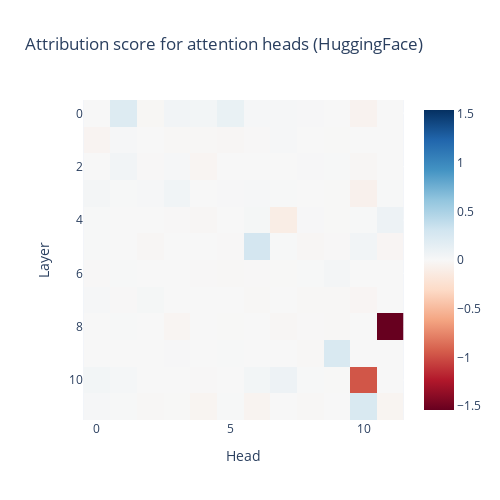

Write notebook code for a chart like this one.
### Code cell
px.imshow(attribution_score_hf.detach().numpy(), title="Attribution score for attention heads (HuggingFace)", labels={"x": "Head", "y": "Layer"}, width=500, height=500, color_continuous_midpoint=0.0, color_continuous_scale="RdBu")

### Figure 1 — Plotly figure (JSON) as saved in the notebook; plotly's stock layout.template omitted (floating-point values rounded to 4 significant figures; data arrays with more than 128 entries replaced by an {"elided": "..."} marker saying what was removed)
{"data": [{"coloraxis": "coloraxis", "hovertemplate": "Head: %{x}<br>Layer: %{y}<br>color: %{z}<extra></extra>", "name": "0", "type": "heatmap", "xaxis": "x", "yaxis": "y", "z": {"elided": "12x12 float values"}}], "layout": {"coloraxis": {"cmid": 0, "colorscale": [[0, "rgb(103,0,31)"], [0.1, "rgb(178,24,43)"], [0.2, "rgb(214,96,77)"], [0.3, "rgb(244,165,130)"], [0.4, "rgb(253,219,199)"], [0.5, "rgb(247,247,247)"], [0.6, "rgb(209,229,240)"], [0.7, "rgb(146,197,222)"], [0.8, "rgb(67,147,195)"], [0.9, "rgb(33,102,172)"], [1, "rgb(5,48,97)"]]}, "height": 500, "title": {"text": "Attribution score for attention heads (HuggingFace)"}, "width": 500, "xaxis": {"anchor": "y", "constrain": "domain", "domain": [0, 1], "scaleanchor": "y", "title": {"text": "Head"}}, "yaxis": {"anchor": "x", "autorange": "reversed", "constrain": "domain", "domain": [0, 1], "title": {"text": "Layer"}}}}
